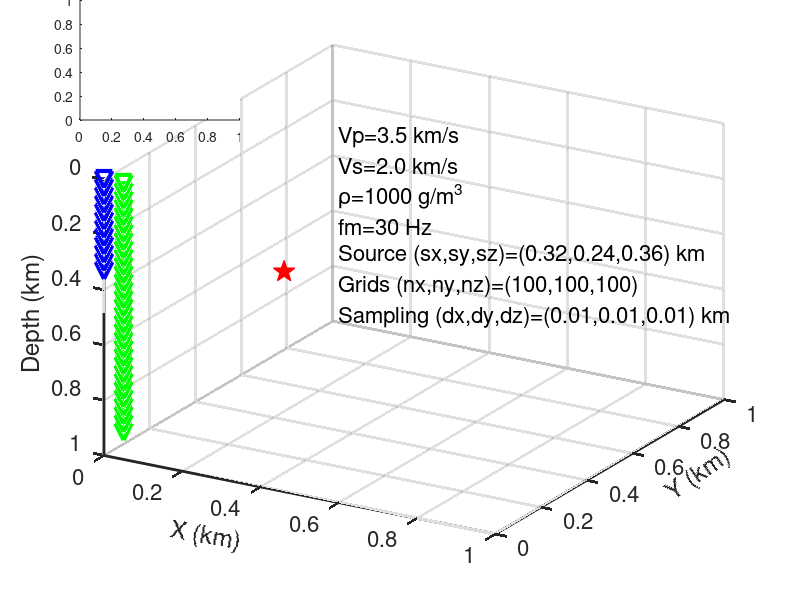

This chart was generated by the following MATLAB code: (Note: this script raises an error after producing the figure.)
clc;clear;close all;

%
%% point 
x0=32*0.01;
y0=24*0.01;
z0=36*0.01;

%% line
y1=linspace(0.3,0.7,40);
x1=0.3*ones(size(y1));
z1=0.15*ones(size(x1));

[x2,y2]=meshgrid([0:0.1:1],[0:0.1:1]);

z2=0*ones(size(x2));

z2=[0:11]*0.03;
x2=0*ones(size(z2));
y2=0*ones(size(z2));

z22=[0:30]*0.03;
x22=0*ones(size(z22))+0.05;
y22=0*ones(size(z22));

figure('units','normalized','Position',[0.2 0.4 0.4, 0.5],'color','w');
plot3(y0,x0,z0,'rp','linewidth',1,'MarkerSize',16,'MarkerFaceColor','r');hold on;
xlabel('Y (km)','Fontsize',16,'Fontweight','normal');
ylabel('X (km)','Fontsize',16,'Fontweight','normal');
zlabel('Depth (km)','Fontsize',16,'Fontweight','normal');
set(gca,'Linewidth',2,'Fontsize',16,'Fontweight','normal');
view(gca,[-59.7 29.3991240875912]);
set(gca,'YDir','reverse');
set(gca,'ZDir','reverse');
grid on

% plot3(y1,x1,z1,'r-','linewidth',3);
% plot3(y1,x1,z1,'ro','linewidth',3,'MarkerSize',12);
xlim([0,1]);ylim([0,1]);zlim([0,1]);

plot3(y2,x2,z2,'bv','linewidth',3,'MarkerSize',12);
plot3(y22,x22,z22,'gv','linewidth',3,'MarkerSize',12);
% xlim([0,1]);ylim([0,1]);zlim([0,0.2]);

set(get(gca,'xlabel'),'rotation',35,'VerticalAlignment','middle')
set(get(gca,'ylabel'),'rotation',-10,'VerticalAlignment','top')

%% add text
text(0,0.6,{'Vp=3.5 km/s','Vs=2.0 km/s','\rho=1000 g/m^3','fm=30 Hz','Source (sx,sy,sz)=(0.32,0.24,0.36) km','Grids (nx,ny,nz)=(100,100,100)','Sampling (dx,dy,dz)=(0.01,0.01,0.01) km'},'color','k','Fontsize',16,'fontweight','normal');


a1=axes('Parent',gcf,'Position',[0.1,0.8,0.2,0.2]);
mm=[
 0,1,0,
 1,0,0,
 0,0,0];
M=[0,0,0,1,0,0];
Mw = 5.0;
focalmech(M,0,0,Mw,'k','xyz');
axis equal
axis off
% scatter(x,y);box on;set(gca,'xticklabel',[]);ylabel('North (m)');set(gca,'Linewidth',1.5,'Fontsize',12);

% Create arrow
annotation(gcf,'arrow',[0.347 0.25],[0.565 0.811],'linewidth',2);


print(gcf,'-depsc','-r300','fig1.eps');
print(gcf,'-dpng','-r300','fig1.png');

